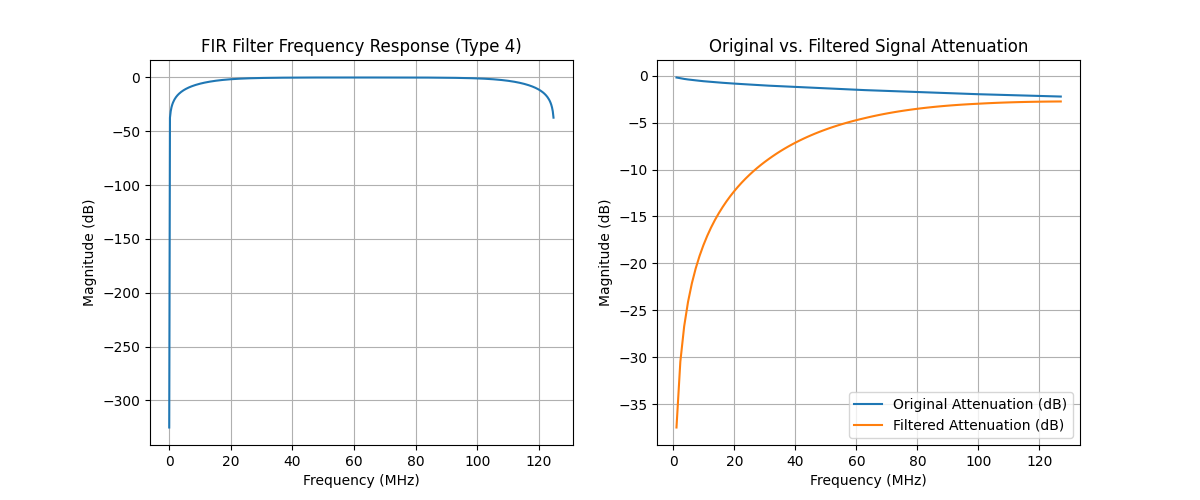

Here is the Python script that generated this plot:
# Final correct FIR filter implementation
import numpy as np
import scipy.signal as signal
import matplotlib.pyplot as plt

cable_length = 10
num_taps = 8
fir_type = 4

# Original frequency and attenuation data
# freq_MHz = np.array([1, 4, 8, 10, 16, 20, 25, 31.25, 62.5, 100, 200, 250, 500])
# attenuation_dB = 49.7 - np.array([3.1, 5.8, 8.0, 9.0, 11.4, 12.8, 14.1, 16.1, 23.2, 29.9, 43.7, 49.7, 49.7])
# freq_MHz = np.array([0, 1, 4, 8, 10, 16, 20, 25, 31.25, 62.5, 100, 200, 250])
# attenuation_dB = 49.7 - np.array([0, 3.1, 5.8, 8.0, 9.0, 11.4, 12.8, 14.1, 16.1, 23.2, 29.9, 43.7, 49.7])
# freq_MHz = np.array([0, 1, 4, 8, 10, 16, 20, 25, 31.25, 62.5, 100, 125])
# attenuation_dB = np.array([0, 3.1, 5.8, 8.0, 9.0, 11.4, 12.8, 14.1, 16.1, 23.2, 29.9, 36.8])
# freq_MHz = np.array([0, 1, 4, 8, 10, 16, 20, 25, 31.25, 62.5])
# attenuation_dB = np.array([0, 3.1, 5.8, 8.0, 9.0, 11.4, 12.8, 14.1, 16.1, 23.2])
freq_MHz = np.array([0, 1, 4, 8, 10, 16, 20, 25, 31.25, 62.5])
attenuation_dB = np.array([0, 2.0, 3.8, 5.3, 6.0, 7.6, 8.5, 9.5, 10.7, 15.4])
# attenuation_dB[-1] += 10
attenuation_dB = np.max(attenuation_dB) - attenuation_dB + 0
attenuation_dB /= (100 / cable_length)

# Convert MHz to Hz
freq_Hz = freq_MHz * 1e6

# Nyquist frequency (fs/2 = highest freq)
nyquist_freq = freq_Hz[-1]

gain = 10 ** (-attenuation_dB / 20)

if fir_type == 2:
  gain[-1] = 0
elif fir_type == 3:
  gain[-1] = 0
  gain[0] = 0
elif fir_type == 4:
  gain[0] = 0


print("gain", gain)

# fir_taps = signal.firwin2(num_taps, freq_Hz / np.max(freq_Hz), gain, fs=2.0)
fir_taps = signal.firwin2(num_taps, freq_Hz / np.max(freq_Hz), gain, fs=2.0, antisymmetric=(fir_type % 2 == 0))

# Frequency response visualization
freq_response, response = signal.freqz(fir_taps, whole=True) # 8000)
# freq_response, response = signal.freqz(fir_taps, worN=8000)
plt.figure(figsize=(12, 5))
ax = plt.subplot(121)
ax.plot(((freq_response / np.pi) * nyquist_freq / 1e6)[:8000], (20 * np.log10(np.abs(response)))[:8000])
plt.title('FIR Filter Frequency Response')
plt.xlabel('Frequency (MHz)')
plt.ylabel('Magnitude (dB)')
plt.grid(True)
# plt.savefig("filter.png")
# plt.show()

print(fir_taps)

taps_quantized = np.clip(np.round(fir_taps * 128), -128, 127).astype(np.int8)
print("taps_quantized\n", taps_quantized)


freq_MHz = np.array([1, 4, 8, 10, 16, 20, 25, 31.25, 62.5, 100, 200, 250])
attenuation_dB = np.array([2.0, 3.8, 5.3, 6.0, 7.6, 8.5, 9.5, 10.7, 15.4, 19.8, 29.0, 32.8])
attenuation_dB /= (100 / cable_length)

# Sampling parameters
# fs = 1e10  # 1 GHz sampling frequency
fs = nyquist_freq * 2
t = np.arange(0, 2e-4, 1/fs)  # simulate for 1 µs

sim_freqs = np.linspace(1, 127, 101)
sim_atten = np.interp(x = sim_freqs, xp = freq_MHz, fp = attenuation_dB)

# Generate original signals with respective attenuations
signals = np.array([np.sin(2 * np.pi * f * 1e6 * t) * 10 ** (-att/20)
                    for f, att in zip(sim_freqs, sim_atten)])

# Apply FIR filter
filtered_signals = np.array([signal.lfilter(fir_taps, 1.0, sig) for sig in signals])

# plt.figure(figsize=(10, 6))
# ax.plot(t, signals[-2], label='Original signal')
# ax.plot(t, signals[-1], label='Original -1 signal')
# plt.plot(t, filtered_signals[-2], label='Filtered signal')
# plt.grid(True)
# plt.legend()
# plt.show()

# Measure amplitudes after filtering (steady-state)
orig_amplitudes = np.array([np.max(np.abs(sig)) for sig in signals])
filtered_amplitudes = np.array([np.max(np.abs(sig[300:])) for sig in filtered_signals])
# for i in range(len(filtered_signals)):
#     sig = filtered_signals[i]
#     filtered_amplitudes[i] = np.max(np.abs(sig[100:]))
# Convert amplitudes to dB
orig_amplitudes_dB = 20 * np.log10(orig_amplitudes)
filtered_amplitudes_dB = 20 * np.log10(filtered_amplitudes)

# Plot original vs. filtered attenuations
# plt.figure(figsize=(10, 6))
ax = plt.subplot(122)
ax.plot(sim_freqs, orig_amplitudes_dB,  label='Original Attenuation (dB)')
ax.plot(sim_freqs, filtered_amplitudes_dB,  label='Filtered Attenuation (dB)')
plt.title('Original vs. Filtered Signal Attenuation')
plt.xlabel('Frequency (MHz)')
plt.ylabel('Magnitude (dB)')
plt.grid(True)
plt.legend()
plt.savefig("fir.png")
# plt.show()

